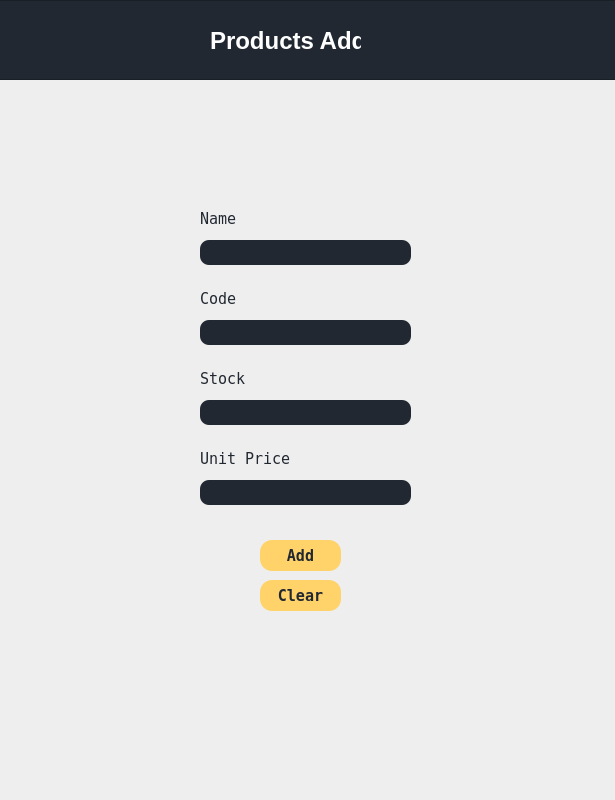
<?xml version="1.0" encoding="UTF-8"?>
<ui version="4.0">
 <class>productadder</class>
 <widget class="QDialog" name="productadder">
  <property name="geometry">
   <rect>
    <x>0</x>
    <y>0</y>
    <width>615</width>
    <height>800</height>
   </rect>
  </property>
  <property name="font">
   <font>
    <pointsize>9</pointsize>
   </font>
  </property>
  <property name="windowTitle">
   <string>Dialog</string>
  </property>
  <property name="styleSheet">
   <string notr="true">QFrame
{
	background-color: rgb(34, 40, 49);
	
}



QDialog
{
	background-color: rgb(238, 238, 238);
}



QLabel
{
	background-color:rgb(238, 238, 238);
	color: rgb(34, 40, 49);
	font: 11pt &quot;DejaVu Sans Mono&quot;;
}

QLineEdit
{

	color:rgb(238, 238, 238);
	background-color: rgb(34, 40, 49);
	border-radius: 9px;
	font: 9pt &quot;DejaVu Sans Mono&quot;;

}


QPushButton
{
	border-radius: 12px;
	background-color: rgb(255, 211, 105);
	color: rgb(34, 40, 49);
	font: 700 11pt &quot;DejaVu Sans Mono&quot;;
	
	
}

</string>
  </property>
  <widget class="QFrame" name="frame">
   <property name="geometry">
    <rect>
     <x>-60</x>
     <y>0</y>
     <width>700</width>
     <height>80</height>
    </rect>
   </property>
   <property name="styleSheet">
    <string notr="true">font: 700 18pt &quot;Ubuntu&quot;;
background-color: rgb(34, 40, 49);
color:rgb(238, 238, 238);
</string>
   </property>
   <property name="frameShape">
    <enum>QFrame::StyledPanel</enum>
   </property>
   <property name="frameShadow">
    <enum>QFrame::Raised</enum>
   </property>
   <widget class="QLabel" name="label">
    <property name="geometry">
     <rect>
      <x>270</x>
      <y>20</y>
      <width>151</width>
      <height>41</height>
     </rect>
    </property>
    <property name="font">
     <font>
      <family>Ubuntu</family>
      <pointsize>18</pointsize>
      <italic>false</italic>
      <bold>true</bold>
     </font>
    </property>
    <property name="styleSheet">
     <string notr="true">color: rgb(255, 255, 255);</string>
    </property>
    <property name="text">
     <string>Products Add</string>
    </property>
   </widget>
  </widget>
  <widget class="QPushButton" name="addProduct">
   <property name="geometry">
    <rect>
     <x>260</x>
     <y>540</y>
     <width>81</width>
     <height>31</height>
    </rect>
   </property>
   <property name="font">
    <font>
     <family>DejaVu Sans Mono</family>
     <pointsize>11</pointsize>
     <italic>false</italic>
     <bold>true</bold>
    </font>
   </property>
   <property name="text">
    <string>Add</string>
   </property>
  </widget>
  <widget class="QLabel" name="label_2">
   <property name="geometry">
    <rect>
     <x>200</x>
     <y>210</y>
     <width>66</width>
     <height>17</height>
    </rect>
   </property>
   <property name="font">
    <font>
     <family>DejaVu Sans Mono</family>
     <pointsize>11</pointsize>
     <italic>false</italic>
     <bold>false</bold>
    </font>
   </property>
   <property name="text">
    <string>Name</string>
   </property>
  </widget>
  <widget class="QLabel" name="label_3">
   <property name="geometry">
    <rect>
     <x>200</x>
     <y>290</y>
     <width>66</width>
     <height>17</height>
    </rect>
   </property>
   <property name="font">
    <font>
     <family>DejaVu Sans Mono</family>
     <pointsize>11</pointsize>
     <italic>false</italic>
     <bold>false</bold>
    </font>
   </property>
   <property name="text">
    <string>Code</string>
   </property>
  </widget>
  <widget class="QLabel" name="label_4">
   <property name="geometry">
    <rect>
     <x>200</x>
     <y>370</y>
     <width>66</width>
     <height>17</height>
    </rect>
   </property>
   <property name="font">
    <font>
     <family>DejaVu Sans Mono</family>
     <pointsize>11</pointsize>
     <italic>false</italic>
     <bold>false</bold>
    </font>
   </property>
   <property name="text">
    <string>Stock</string>
   </property>
  </widget>
  <widget class="QLabel" name="label_5">
   <property name="geometry">
    <rect>
     <x>200</x>
     <y>450</y>
     <width>111</width>
     <height>17</height>
    </rect>
   </property>
   <property name="font">
    <font>
     <family>DejaVu Sans Mono</family>
     <pointsize>11</pointsize>
     <italic>false</italic>
     <bold>false</bold>
    </font>
   </property>
   <property name="text">
    <string>Unit Price</string>
   </property>
  </widget>
  <widget class="QPushButton" name="clearScreen">
   <property name="geometry">
    <rect>
     <x>260</x>
     <y>580</y>
     <width>81</width>
     <height>31</height>
    </rect>
   </property>
   <property name="font">
    <font>
     <family>DejaVu Sans Mono</family>
     <pointsize>11</pointsize>
     <italic>false</italic>
     <bold>true</bold>
    </font>
   </property>
   <property name="text">
    <string>Clear</string>
   </property>
  </widget>
  <widget class="QLineEdit" name="errorDisplay">
   <property name="geometry">
    <rect>
     <x>420</x>
     <y>320</y>
     <width>181</width>
     <height>26</height>
    </rect>
   </property>
   <property name="font">
    <font>
     <family>DejaVu Sans Mono</family>
     <pointsize>9</pointsize>
     <italic>false</italic>
     <bold>false</bold>
    </font>
   </property>
   <property name="styleSheet">
    <string notr="true">background-color:rgb(238, 238, 238) ;
color: rgb(192, 28, 40);
font: 9pt &quot;DejaVu Sans Mono&quot;;
</string>
   </property>
   <property name="text">
    <string/>
   </property>
  </widget>
  <widget class="QLineEdit" name="nameIn">
   <property name="geometry">
    <rect>
     <x>200</x>
     <y>240</y>
     <width>211</width>
     <height>25</height>
    </rect>
   </property>
   <property name="font">
    <font>
     <family>DejaVu Sans Mono</family>
     <pointsize>9</pointsize>
     <italic>false</italic>
     <bold>false</bold>
    </font>
   </property>
   <property name="text">
    <string/>
   </property>
   <property name="echoMode">
    <enum>QLineEdit::Normal</enum>
   </property>
  </widget>
  <widget class="QLineEdit" name="codeIn">
   <property name="geometry">
    <rect>
     <x>200</x>
     <y>320</y>
     <width>211</width>
     <height>25</height>
    </rect>
   </property>
   <property name="font">
    <font>
     <family>DejaVu Sans Mono</family>
     <pointsize>9</pointsize>
     <italic>false</italic>
     <bold>false</bold>
    </font>
   </property>
   <property name="text">
    <string/>
   </property>
   <property name="echoMode">
    <enum>QLineEdit::Normal</enum>
   </property>
  </widget>
  <widget class="QLineEdit" name="stockIn">
   <property name="geometry">
    <rect>
     <x>200</x>
     <y>400</y>
     <width>211</width>
     <height>25</height>
    </rect>
   </property>
   <property name="font">
    <font>
     <family>DejaVu Sans Mono</family>
     <pointsize>9</pointsize>
     <italic>false</italic>
     <bold>false</bold>
    </font>
   </property>
   <property name="text">
    <string/>
   </property>
   <property name="echoMode">
    <enum>QLineEdit::Normal</enum>
   </property>
  </widget>
  <widget class="QLineEdit" name="unitIn">
   <property name="geometry">
    <rect>
     <x>200</x>
     <y>480</y>
     <width>211</width>
     <height>25</height>
    </rect>
   </property>
   <property name="font">
    <font>
     <family>DejaVu Sans Mono</family>
     <pointsize>9</pointsize>
     <italic>false</italic>
     <bold>false</bold>
    </font>
   </property>
   <property name="text">
    <string/>
   </property>
   <property name="echoMode">
    <enum>QLineEdit::Normal</enum>
   </property>
  </widget>
  <widget class="QLineEdit" name="addedSucessfully">
   <property name="geometry">
    <rect>
     <x>200</x>
     <y>650</y>
     <width>221</width>
     <height>26</height>
    </rect>
   </property>
   <property name="font">
    <font>
     <family>DejaVu Sans Mono</family>
     <pointsize>9</pointsize>
     <italic>false</italic>
     <bold>false</bold>
    </font>
   </property>
   <property name="styleSheet">
    <string notr="true">background-color:rgb(238, 238, 238) ;
color: rgb(192, 28, 40);
font: 9pt &quot;DejaVu Sans Mono&quot;;
</string>
   </property>
   <property name="text">
    <string/>
   </property>
  </widget>
 </widget>
 <resources/>
 <connections>
  <connection>
   <sender>clearScreen</sender>
   <signal>clicked()</signal>
   <receiver>unitIn</receiver>
   <slot>clear()</slot>
   <hints>
    <hint type="sourcelabel">
     <x>278</x>
     <y>596</y>
    </hint>
    <hint type="destinationlabel">
     <x>265</x>
     <y>487</y>
    </hint>
   </hints>
  </connection>
  <connection>
   <sender>clearScreen</sender>
   <signal>clicked()</signal>
   <receiver>stockIn</receiver>
   <slot>clear()</slot>
   <hints>
    <hint type="sourcelabel">
     <x>291</x>
     <y>593</y>
    </hint>
    <hint type="destinationlabel">
     <x>286</x>
     <y>415</y>
    </hint>
   </hints>
  </connection>
  <connection>
   <sender>clearScreen</sender>
   <signal>clicked()</signal>
   <receiver>codeIn</receiver>
   <slot>clear()</slot>
   <hints>
    <hint type="sourcelabel">
     <x>316</x>
     <y>588</y>
    </hint>
    <hint type="destinationlabel">
     <x>303</x>
     <y>327</y>
    </hint>
   </hints>
  </connection>
  <connection>
   <sender>clearScreen</sender>
   <signal>clicked()</signal>
   <receiver>nameIn</receiver>
   <slot>clear()</slot>
   <hints>
    <hint type="sourcelabel">
     <x>332</x>
     <y>581</y>
    </hint>
    <hint type="destinationlabel">
     <x>338</x>
     <y>249</y>
    </hint>
   </hints>
  </connection>
  <connection>
   <sender>clearScreen</sender>
   <signal>clicked()</signal>
   <receiver>errorDisplay</receiver>
   <slot>clear()</slot>
   <hints>
    <hint type="sourcelabel">
     <x>320</x>
     <y>597</y>
    </hint>
    <hint type="destinationlabel">
     <x>525</x>
     <y>334</y>
    </hint>
   </hints>
  </connection>
  <connection>
   <sender>codeIn</sender>
   <signal>textEdited(QString)</signal>
   <receiver>errorDisplay</receiver>
   <slot>clear()</slot>
   <hints>
    <hint type="sourcelabel">
     <x>240</x>
     <y>321</y>
    </hint>
    <hint type="destinationlabel">
     <x>437</x>
     <y>331</y>
    </hint>
   </hints>
  </connection>
  <connection>
   <sender>codeIn</sender>
   <signal>textChanged(QString)</signal>
   <receiver>errorDisplay</receiver>
   <slot>clear()</slot>
   <hints>
    <hint type="sourcelabel">
     <x>399</x>
     <y>332</y>
    </hint>
    <hint type="destinationlabel">
     <x>558</x>
     <y>326</y>
    </hint>
   </hints>
  </connection>
  <connection>
   <sender>nameIn</sender>
   <signal>textChanged(QString)</signal>
   <receiver>addedSucessfully</receiver>
   <slot>clear()</slot>
   <hints>
    <hint type="sourcelabel">
     <x>256</x>
     <y>251</y>
    </hint>
    <hint type="destinationlabel">
     <x>221</x>
     <y>672</y>
    </hint>
   </hints>
  </connection>
  <connection>
   <sender>codeIn</sender>
   <signal>textChanged(QString)</signal>
   <receiver>addedSucessfully</receiver>
   <slot>clear()</slot>
   <hints>
    <hint type="sourcelabel">
     <x>234</x>
     <y>333</y>
    </hint>
    <hint type="destinationlabel">
     <x>246</x>
     <y>659</y>
    </hint>
   </hints>
  </connection>
  <connection>
   <sender>clearScreen</sender>
   <signal>clicked()</signal>
   <receiver>addedSucessfully</receiver>
   <slot>clear()</slot>
   <hints>
    <hint type="sourcelabel">
     <x>319</x>
     <y>601</y>
    </hint>
    <hint type="destinationlabel">
     <x>321</x>
     <y>652</y>
    </hint>
   </hints>
  </connection>
 </connections>
</ui>
